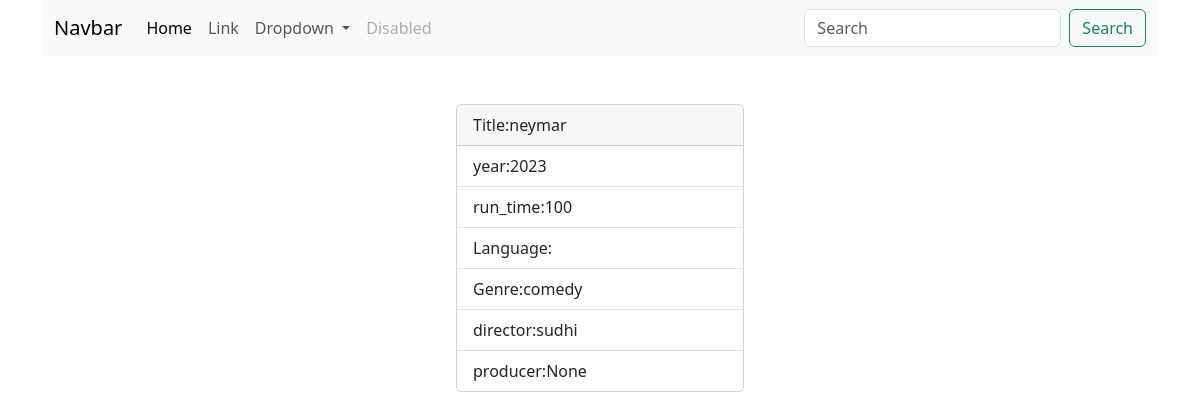
The app's page /movies/2/ with its own data.
### myapp/models.py (models this page shows, shortened)
class Movie(models.Model):
    title=models.CharField(max_length=200)
    year=models.CharField(max_length=200)
    director=models.CharField(max_length=200)
    run_time=models.PositiveIntegerField()
    language=models.CharField(max_length=200)
    genre=models.CharField(max_length=200)
    producer=models.CharField(max_length=200,null=True)

### myapp/views.py (the view)
# urls.py: path('movies/<int:pk>/',views.MovieDetailView.as_view(),name="movie-details"),
class MovieDetailView(View):
    def get(self,request,*args, **kwargs):
        id=kwargs.get('pk')
        qs=Movie.objects.get(id=id)
        return render(request,'movie_detail.html',{"data":qs})

### myapp/templates/movie_detail.html (shortened to what this page needs)
{%extends 'base.html'%}
{%block main_block%}
<div class="container mt-5 d-flex justify-content-center">
    <div class="card" style="width: 18rem;">
        <div class="card-header">
            Title:{{data.title}}
        </div>
        <ul class="list-group list-group-flush">
            <li class="list-group-item">year:{{data.year}}</li>
            <li class="list-group-item">run_time:{{data.run_time}}</li>
            <li class="list-group-item">Language:{{data.Language}}</li>
            <li class="list-group-item">Genre:{{data.genre}}</li>
            <li class="list-group-item">director:{{data.director}}</li>
            <li class="list-group-item">producer:{{data.producer}}</li>
        </ul>
    </div>
</div>
{%endblock%}

### records on screen
Movie: title "neymar", year "2023", run_time "100", genre "comedy", director "sudhi", producer "None"
